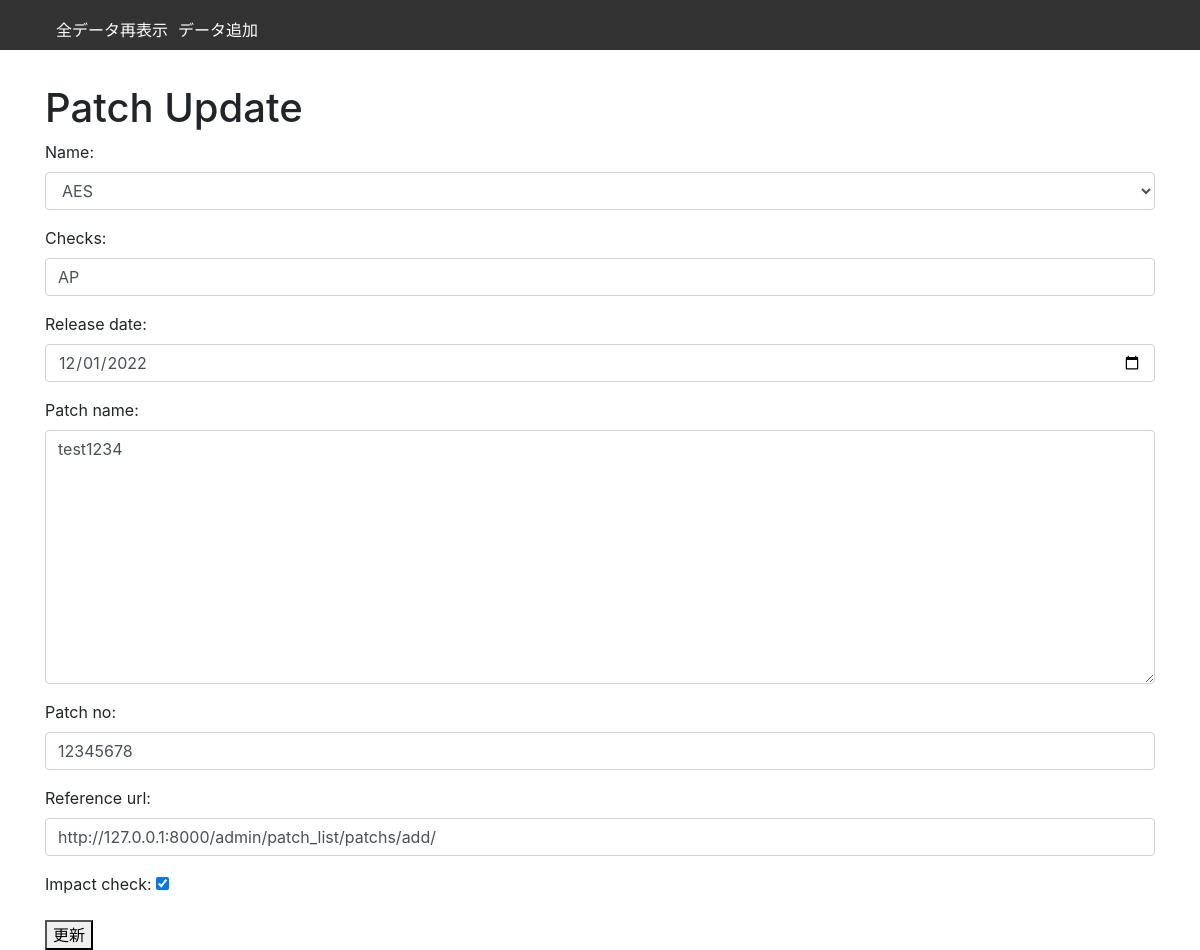
Screenshot of /patch/update/4/ with the database file from the repository.
### patch_list/models.py (models this page shows, shortened)
class Patchs(models.Model):
    name = models.CharField(max_length=100)
    checks = models.CharField(max_length=100)
    release_date = models.DateField()
    patch_name = models.CharField(max_length=100)
    patch_no = models.CharField(max_length=100)
    reference_url = models.URLField()
    updated_at = models.DateTimeField(auto_now=True)
    impact_check = models.BooleanField(default=False)
    class Meta:
        ordering = ['-updated_at']
        db_table = "patchlists"

### patch_list/views.py (the view)
# urls.py: path('update/<int:pk>/', patch_update, name='update'),
def patch_update(request, pk):
    patch = Patchs.objects.get(pk=pk)
    if request.method == 'POST':
        form = PatchForm(request.POST, instance=patch)
        if form.is_valid():
            form.save()
            return redirect('patch_list:list')
    else:
        form = PatchForm(instance=patch)
    return render(request, 'patch/patch_update.html', {'form': form})

### patch_list/forms.py
class PatchForm(forms.ModelForm):
    application_choices = [('ACM', 'ACM'), ('CMS', 'CMS'), ('AES', 'AES'), ('SMGR', 'SMGR')]
    name = forms.ChoiceField(choices=application_choices,
                             widget=forms.Select(attrs={'class': 'form-control'}))
    class Meta:
        model = Patchs
        fields = '__all__'
        widgets = {
            'checks': forms.TextInput(attrs={'class': 'form-control'}),
            'release_date': forms.DateInput(attrs={'type': 'date', 'class': 'form-control'}),
            'patch_name': forms.Textarea(attrs={'class': 'form-control'}),
            'patch_no': forms.TextInput(attrs={'class': 'form-control'}),
            'reference_url': forms.URLInput(attrs={'class': 'form-control'}),
        }

### templates/patch/patch_update.html (shortened to what this page needs)
{% extends 'base_for_patch.html' %}
{% block content %}
    <h1>Patch Update</h1>
    <form method="POST">
        {{ form.as_p }}
        <button type="submit">更新</button>
    </form>
{% endblock %}

### static/css/style_for_patch.css (style rules this page uses)
h1 { margin-top: 60px; }

### rows the page displays
Patchs: name "AES", checks "AP", release_date "12/01/2022", patch_name "test1234", patch_no "12345678", reference_url "http://127.0.0.1:8000/admin/patch_list/patchs/add/", impact_check "☑"
